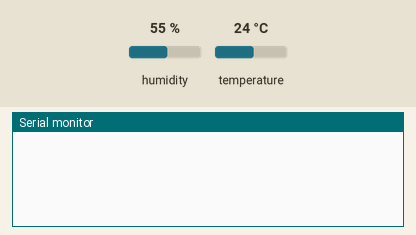
This sketch was run on a simulated Arduino Uno, built with avr-gcc and run on an emulated ATmega328P. Shown: the last lines printed to the serial monitor. Wiring (inferred from the names in the program): DHT11 sensor: data pin 2. Inputs (shaded band) come from the test bench; at power-on: humidity 55 %, temperature 24 °C.

Above: at 2.2 s.
2.3 s: humidity set to 22 %
At 4.3 s:
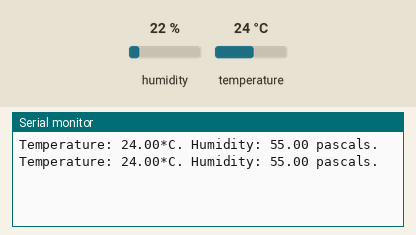
5.5 s: temperature set to 12 °C
At 6.4 s:
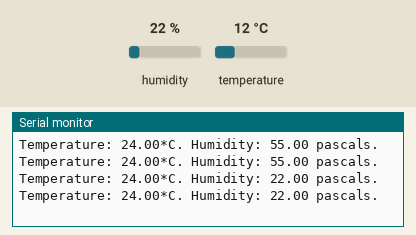
8.7 s: humidity set to 40 %
At 10.6 s:
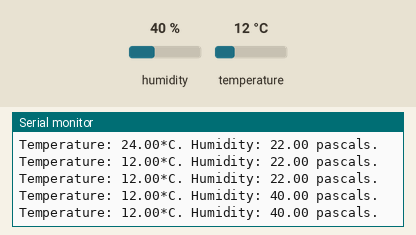
Timing chart, 0 to 12.1 s (numbered marks = the images above; inputs shaded):
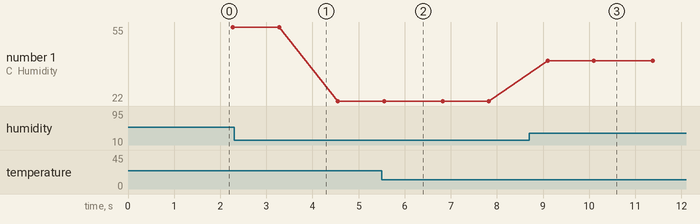

Measured:
- after the input at 8.7 s, the serial monitor: prints a new line after 0.40 s (image 3)
- plotted number 1: 55 → 22 after the input at 2.3 s, 22 → 40 after the input at 8.7 s

The sketch:

mqtt_dht-nosending.ino
```cpp
#include <DHT.h>

#define DHT_PIN 2
#define DHT_TYPE DHT11


DHT dht(DHT_PIN, DHT_TYPE);
float temperature;
float humidity;


// The setup function sets your ESP GPIOs to Outputs, starts the serial communication at a baud rate of 115200
// Sets your mqtt broker and sets the callback function
// The callback function is what receives messages and actually chontrols the LEDs
void setup() {
  delay(1000);

  Serial.begin(115200);
  dht.begin();
}

// For this project, you don't need to change anything in the loop function.
// Basically it ensures that you ESP is connected to your broker
void loop() {
  delay(1000);
  temperature = dht.readTemperature();
  humidity = dht.readHumidity();

  Serial.print("Temperature: ");
  Serial.print(temperature);
  Serial.print("*C. Humidity: ");
  Serial.print(humidity);
  Serial.println(" pascals.");
}
```
